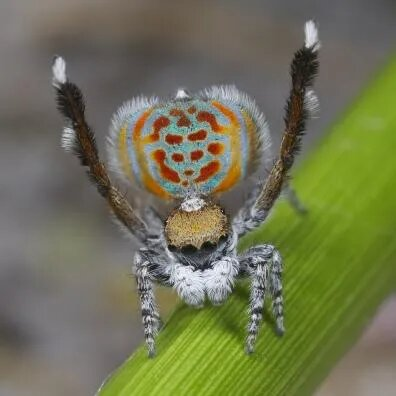
#> input picture New folder/input/spider.jpg, 396 x 396 px, found by its file name
$ jupyter execute color_image_histogram.ipynb
#> lines starting #> are read from the running program, lines starting #| are printed output that depends on the picture
[cell 1]
import cv2
import matplotlib.pyplot as plt

[cell 2]
image = cv2.imread('input/spider.jpg')
#> image is the input picture: shape (396, 396, 3); mean B, G, R 83.8, 115.2, 112.4
image = cv2.cvtColor(image, cv2.COLOR_BGR2RGB)

[cell 3]
colors = ['red', 'green', 'blue']

for i, color in enumerate(colors):
    hist = cv2.calcHist([image], [i], None, [256], [0 , 256])
    plt.plot(hist, color= color)

plt.show()
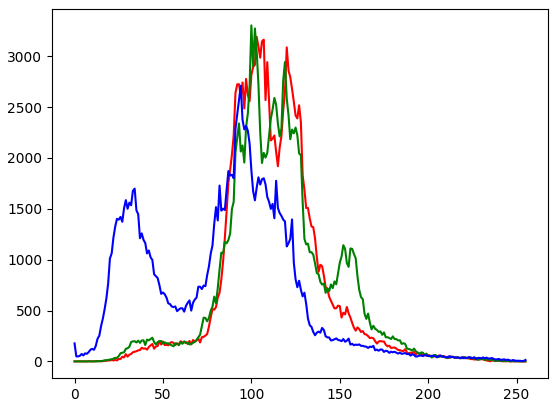
#> figure drawn by matplotlib, 1 panel; curve peaks at x = 103, y = 3190; curve peaks at x = 100, y = 3302; curve peaks at x = 94, y = 2708


$ run again, with New folder/input/chest.jpg copied over New folder/input/spider.jpg
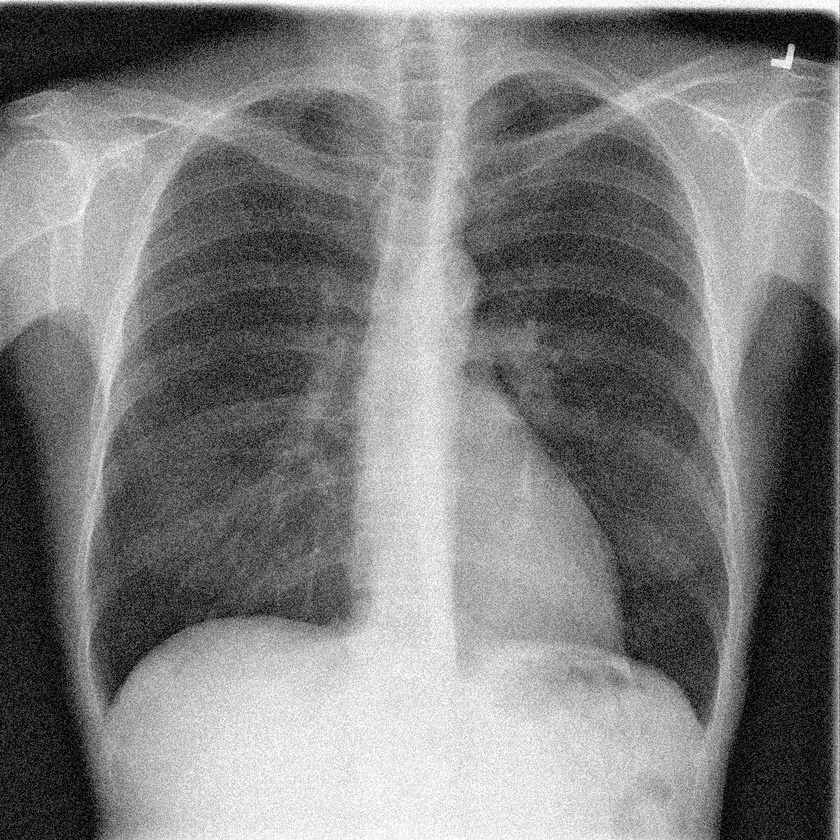
#> input picture New folder/input/chest.jpg, 840 x 840 px, shrunk from 1024 x 1024 before the run, found by its file name
#> image is the input picture: shape (840, 840, 3); min 0, max 255, mean 125.7
#> `plt.show()`:
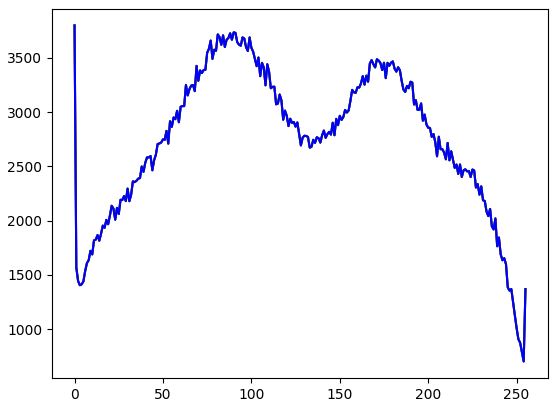
#> figure drawn by matplotlib, 1 panel; curve peaks at x = 0, y = 3799; curve peaks at x = 0, y = 3799; curve peaks at x = 0, y = 3799
